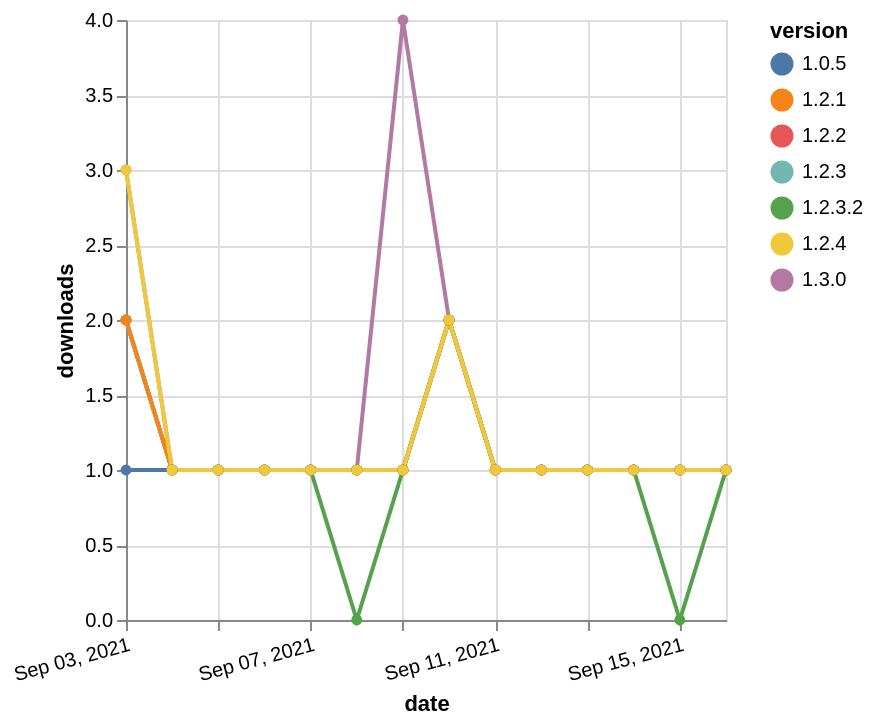

Write the Vega-Lite specification saved for this chart.
### Vega-Lite specification from a JSON file in a GitHub repository (floating-point values rounded to 4 significant figures)
{"$schema": "https://vega.github.io/schema/vega-lite/v5.json", "description": "A simple bar chart with embedded data.", "data": {"values": [{"date": "2021-09-03", "total": 93, "delta": 3, "version": "1.3.0"}, {"date": "2021-09-04", "total": 94, "delta": 1, "version": "1.3.0"}, {"date": "2021-09-05", "total": 95, "delta": 1, "version": "1.3.0"}, {"date": "2021-09-06", "total": 96, "delta": 1, "version": "1.3.0"}, {"date": "2021-09-07", "total": 97, "delta": 1, "version": "1.3.0"}, {"date": "2021-09-08", "total": 98, "delta": 1, "version": "1.3.0"}, {"date": "2021-09-09", "total": 102, "delta": 4, "version": "1.3.0"}, {"date": "2021-09-10", "total": 104, "delta": 2, "version": "1.3.0"}, {"date": "2021-09-11", "total": 105, "delta": 1, "version": "1.3.0"}, {"date": "2021-09-12", "total": 106, "delta": 1, "version": "1.3.0"}, {"date": "2021-09-13", "total": 107, "delta": 1, "version": "1.3.0"}, {"date": "2021-09-14", "total": 108, "delta": 1, "version": "1.3.0"}, {"date": "2021-09-15", "total": 109, "delta": 1, "version": "1.3.0"}, {"date": "2021-09-16", "total": 110, "delta": 1, "version": "1.3.0"}, {"date": "2021-09-03", "total": 107, "delta": 2, "version": "1.2.3.2"}, {"date": "2021-09-04", "total": 108, "delta": 1, "version": "1.2.3.2"}, {"date": "2021-09-05", "total": 109, "delta": 1, "version": "1.2.3.2"}, {"date": "2021-09-06", "total": 110, "delta": 1, "version": "1.2.3.2"}, {"date": "2021-09-07", "total": 111, "delta": 1, "version": "1.2.3.2"}, {"date": "2021-09-08", "total": 111, "delta": 0, "version": "1.2.3.2"}, {"date": "2021-09-09", "total": 112, "delta": 1, "version": "1.2.3.2"}, {"date": "2021-09-10", "total": 114, "delta": 2, "version": "1.2.3.2"}, {"date": "2021-09-11", "total": 115, "delta": 1, "version": "1.2.3.2"}, {"date": "2021-09-12", "total": 116, "delta": 1, "version": "1.2.3.2"}, {"date": "2021-09-13", "total": 117, "delta": 1, "version": "1.2.3.2"}, {"date": "2021-09-14", "total": 118, "delta": 1, "version": "1.2.3.2"}, {"date": "2021-09-15", "total": 118, "delta": 0, "version": "1.2.3.2"}, {"date": "2021-09-16", "total": 119, "delta": 1, "version": "1.2.3.2"}, {"date": "2021-09-03", "total": 116, "delta": 2, "version": "1.2.2"}, {"date": "2021-09-04", "total": 117, "delta": 1, "version": "1.2.2"}, {"date": "2021-09-05", "total": 118, "delta": 1, "version": "1.2.2"}, {"date": "2021-09-06", "total": 119, "delta": 1, "version": "1.2.2"}, {"date": "2021-09-07", "total": 120, "delta": 1, "version": "1.2.2"}, {"date": "2021-09-08", "total": 121, "delta": 1, "version": "1.2.2"}, {"date": "2021-09-09", "total": 122, "delta": 1, "version": "1.2.2"}, {"date": "2021-09-10", "total": 124, "delta": 2, "version": "1.2.2"}, {"date": "2021-09-11", "total": 125, "delta": 1, "version": "1.2.2"}, {"date": "2021-09-12", "total": 126, "delta": 1, "version": "1.2.2"}, {"date": "2021-09-13", "total": 127, "delta": 1, "version": "1.2.2"}, {"date": "2021-09-14", "total": 128, "delta": 1, "version": "1.2.2"}, {"date": "2021-09-15", "total": 129, "delta": 1, "version": "1.2.2"}, {"date": "2021-09-16", "total": 130, "delta": 1, "version": "1.2.2"}, {"date": "2021-09-03", "total": 108, "delta": 2, "version": "1.2.3"}, {"date": "2021-09-04", "total": 109, "delta": 1, "version": "1.2.3"}, {"date": "2021-09-05", "total": 110, "delta": 1, "version": "1.2.3"}, {"date": "2021-09-06", "total": 111, "delta": 1, "version": "1.2.3"}, {"date": "2021-09-07", "total": 112, "delta": 1, "version": "1.2.3"}, {"date": "2021-09-08", "total": 113, "delta": 1, "version": "1.2.3"}, {"date": "2021-09-09", "total": 114, "delta": 1, "version": "1.2.3"}, {"date": "2021-09-10", "total": 116, "delta": 2, "version": "1.2.3"}, {"date": "2021-09-11", "total": 117, "delta": 1, "version": "1.2.3"}, {"date": "2021-09-12", "total": 118, "delta": 1, "version": "1.2.3"}, {"date": "2021-09-13", "total": 119, "delta": 1, "version": "1.2.3"}, {"date": "2021-09-14", "total": 120, "delta": 1, "version": "1.2.3"}, {"date": "2021-09-15", "total": 121, "delta": 1, "version": "1.2.3"}, {"date": "2021-09-16", "total": 122, "delta": 1, "version": "1.2.3"}, {"date": "2021-09-03", "total": 118, "delta": 1, "version": "1.0.5"}, {"date": "2021-09-04", "total": 119, "delta": 1, "version": "1.0.5"}, {"date": "2021-09-05", "total": 120, "delta": 1, "version": "1.0.5"}, {"date": "2021-09-06", "total": 121, "delta": 1, "version": "1.0.5"}, {"date": "2021-09-07", "total": 122, "delta": 1, "version": "1.0.5"}, {"date": "2021-09-08", "total": 123, "delta": 1, "version": "1.0.5"}, {"date": "2021-09-09", "total": 124, "delta": 1, "version": "1.0.5"}, {"date": "2021-09-10", "total": 126, "delta": 2, "version": "1.0.5"}, {"date": "2021-09-11", "total": 127, "delta": 1, "version": "1.0.5"}, {"date": "2021-09-12", "total": 128, "delta": 1, "version": "1.0.5"}, {"date": "2021-09-13", "total": 129, "delta": 1, "version": "1.0.5"}, {"date": "2021-09-14", "total": 130, "delta": 1, "version": "1.0.5"}, {"date": "2021-09-15", "total": 131, "delta": 1, "version": "1.0.5"}, {"date": "2021-09-16", "total": 132, "delta": 1, "version": "1.0.5"}, {"date": "2021-09-03", "total": 115, "delta": 2, "version": "1.2.1"}, {"date": "2021-09-04", "total": 116, "delta": 1, "version": "1.2.1"}, {"date": "2021-09-05", "total": 117, "delta": 1, "version": "1.2.1"}, {"date": "2021-09-06", "total": 118, "delta": 1, "version": "1.2.1"}, {"date": "2021-09-07", "total": 119, "delta": 1, "version": "1.2.1"}, {"date": "2021-09-08", "total": 120, "delta": 1, "version": "1.2.1"}, {"date": "2021-09-09", "total": 121, "delta": 1, "version": "1.2.1"}, {"date": "2021-09-10", "total": 123, "delta": 2, "version": "1.2.1"}, {"date": "2021-09-11", "total": 124, "delta": 1, "version": "1.2.1"}, {"date": "2021-09-12", "total": 125, "delta": 1, "version": "1.2.1"}, {"date": "2021-09-13", "total": 126, "delta": 1, "version": "1.2.1"}, {"date": "2021-09-14", "total": 127, "delta": 1, "version": "1.2.1"}, {"date": "2021-09-15", "total": 128, "delta": 1, "version": "1.2.1"}, {"date": "2021-09-16", "total": 129, "delta": 1, "version": "1.2.1"}, {"date": "2021-09-03", "total": 101, "delta": 3, "version": "1.2.4"}, {"date": "2021-09-04", "total": 102, "delta": 1, "version": "1.2.4"}, {"date": "2021-09-05", "total": 103, "delta": 1, "version": "1.2.4"}, {"date": "2021-09-06", "total": 104, "delta": 1, "version": "1.2.4"}, {"date": "2021-09-07", "total": 105, "delta": 1, "version": "1.2.4"}, {"date": "2021-09-08", "total": 106, "delta": 1, "version": "1.2.4"}, {"date": "2021-09-09", "total": 107, "delta": 1, "version": "1.2.4"}, {"date": "2021-09-10", "total": 109, "delta": 2, "version": "1.2.4"}, {"date": "2021-09-11", "total": 110, "delta": 1, "version": "1.2.4"}, {"date": "2021-09-12", "total": 111, "delta": 1, "version": "1.2.4"}, {"date": "2021-09-13", "total": 112, "delta": 1, "version": "1.2.4"}, {"date": "2021-09-14", "total": 113, "delta": 1, "version": "1.2.4"}, {"date": "2021-09-15", "total": 114, "delta": 1, "version": "1.2.4"}, {"date": "2021-09-16", "total": 115, "delta": 1, "version": "1.2.4"}]}, "width": "container", "mark": {"type": "line", "point": {"filled": true}}, "encoding": {"x": {"field": "date", "type": "temporal", "timeUnit": "yearmonthdate", "title": "date", "axis": {"labelAngle": -15}}, "y": {"field": "delta", "type": "quantitative", "title": "downloads"}, "color": {"field": "version", "type": "nominal"}, "tooltip": {"field": "delta"}}}
